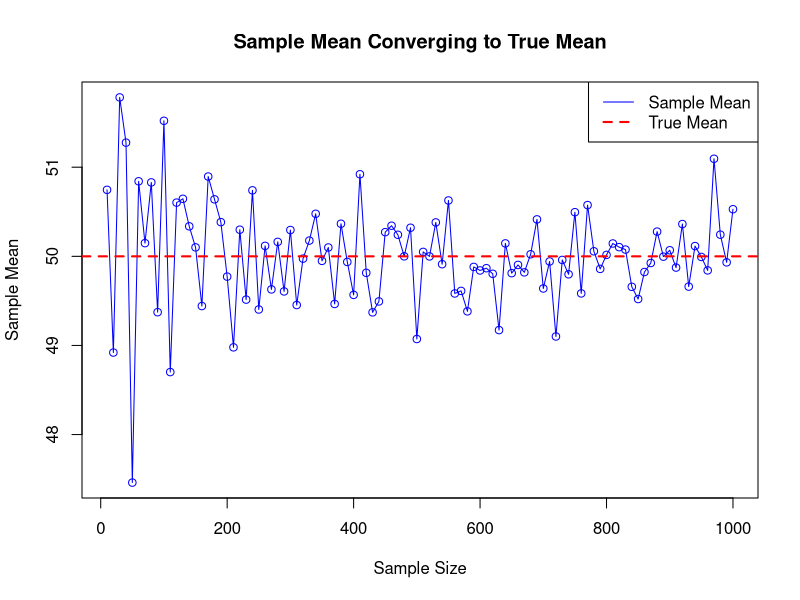

R code for this plot:
# 一致推定量: 標本平均が母平均に収束することを確認

set.seed(123) # 再現性のため
true_mean <- 50  # 母平均
true_sd <- 10    # 母標準偏差

# 標本サイズを徐々に増やす
sample_sizes <- seq(10, 1000, by = 10)

# 標本平均を計算
sample_means <- sapply(sample_sizes, function(n) {
  sample_data <- rnorm(n, mean = true_mean, sd = true_sd) # 標本を生成
  mean(sample_data) # 標本平均を計算
})

# 結果のプロット
plot(sample_sizes, sample_means, type = "o", col = "blue",
     main = "Sample Mean Converging to True Mean",
     xlab = "Sample Size", ylab = "Sample Mean")
abline(h = true_mean, col = "red", lty = 2, lwd = 2) # 真の母平均
legend("topright", legend = c("Sample Mean", "True Mean"), 
       col = c("blue", "red"), lty = c(1, 2), lwd = c(1, 2))